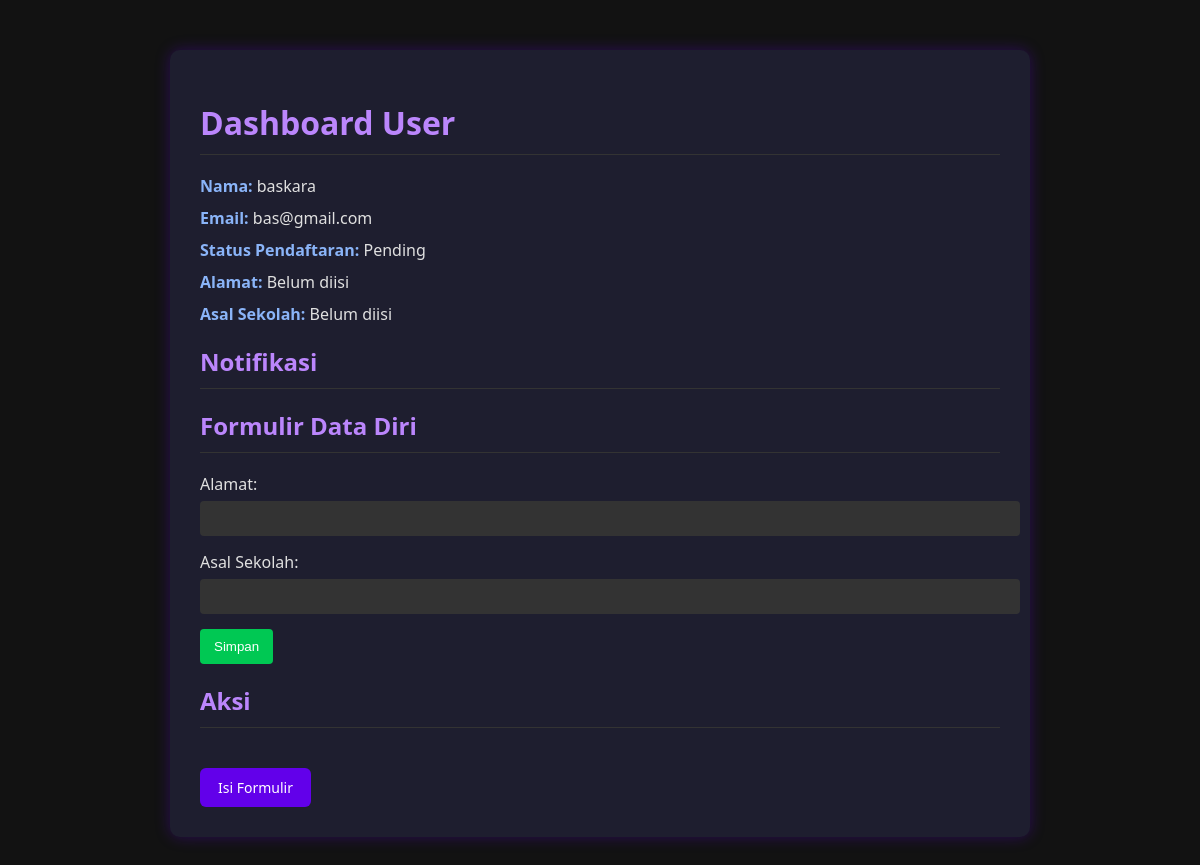
Before: /dashboard_user/4 with the older database file.
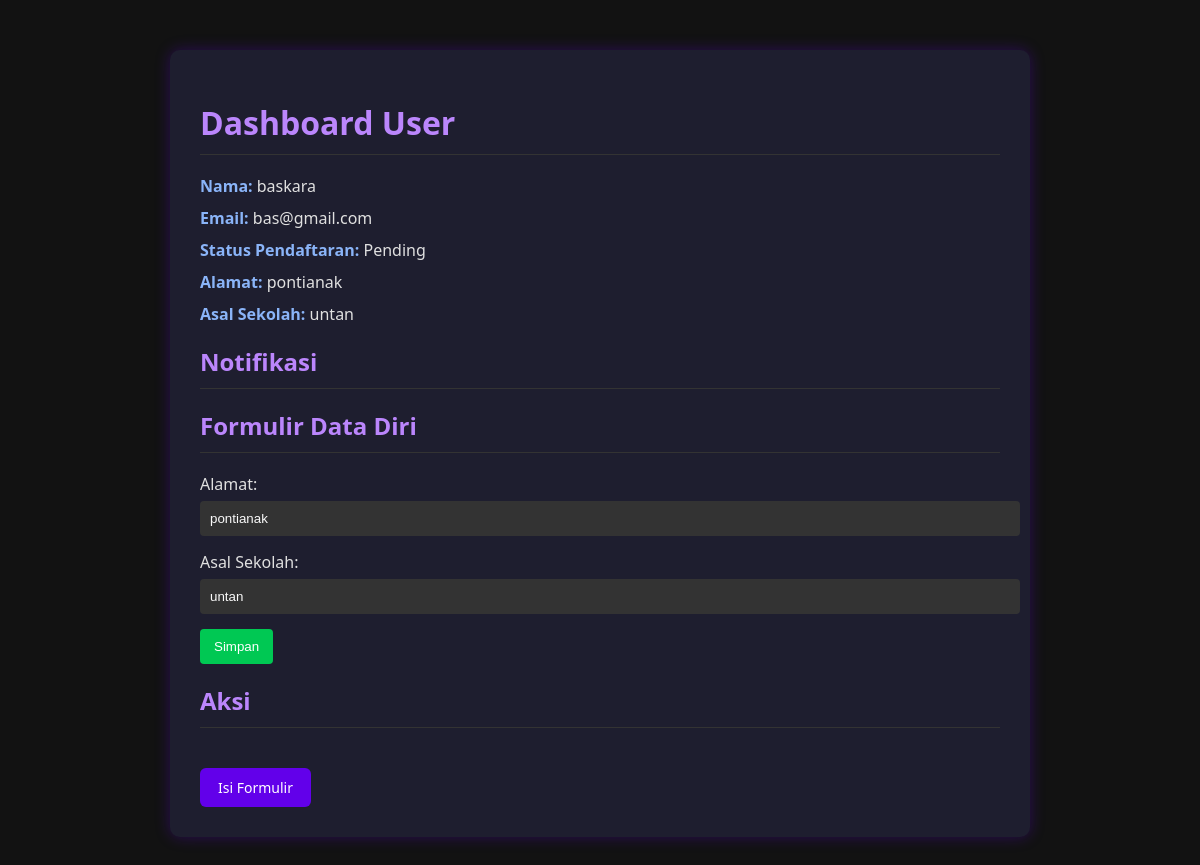
After: the same page with the newer database file.
### models.py (models this page shows)
class User(db.Model):
    id = db.Column(db.Integer, primary_key=True)
    name = db.Column(db.String(100), nullable=False)
    email = db.Column(db.String(100), unique=True, nullable=False)
    password = db.Column(db.String(100), nullable=False)
    status = db.Column(db.String(20), default='Pending')  # Pending, Approved, Rejected
    school = db.Column(db.String(100), nullable=True)  # Asal sekolah
    address = db.Column(db.String(200), nullable=True)  # Alamat
    birth_date = db.Column(db.Date, nullable=True)  # Tanggal lahir
    phone = db.Column(db.String(15), nullable=True)  # Nomor telepon
    gender = db.Column(db.String(20), nullable=True)  # Jenis kelamin
    hobby = db.Column(db.String(200), nullable=True)  # Hobi
    parent_name = db.Column(db.String(100), nullable=True)  # Nama orang tua/wali
    parent_job = db.Column(db.String(100), nullable=True)  # Pekerjaan orang tua/wali
    created_at = db.Column(db.DateTime, default=datetime.utcnow)  # Waktu pendaftaran

### app.py (the view, shortened to what this page needs)
@app.route('/dashboard_user/<int:user_id>', methods=['GET', 'POST'])
def dashboard_user(user_id):
    user = User.query.get(user_id)
    return render_template('dashboard_user.html', user=user)

### templates/dashboard_user.html (shortened to what this page needs)
<!DOCTYPE html>
<html>
<head>
    <link rel="stylesheet" type="text/css" href="{{ url_for('static', filename='css/user.css') }}">
</head>
<body>
    <div class="container">
        <h1>Dashboard User</h1>
        <p><strong>Nama:</strong> {{ user.name }}</p>
        <p><strong>Email:</strong> {{ user.email }}</p>
        <p><strong>Status Pendaftaran:</strong> {{ user.status }}</p>
        <p><strong>Alamat:</strong> {{ user.address or 'Belum diisi' }}</p>
        <p><strong>Asal Sekolah:</strong> {{ user.school or 'Belum diisi' }}</p>
        <h2>Notifikasi</h2>
        <h2>Formulir Data Diri</h2>
        <form method="POST">
            <label for="address">Alamat:</label>
            <input type="text" id="address" name="address" value="{{ user.address or '' }}" required><br>
            <label for="school">Asal Sekolah:</label>
            <input type="text" id="school" name="school" value="{{ user.school or '' }}" required><br>
            <button type="submit">Simpan</button>
        </form>
        <h2>Aksi</h2>
        <a href="{{ url_for('form', user_id=user.id) }}" class="btn btn-blue">Isi Formulir</a>
    </div>
</body>
</html>

### static/css/user.css (style rules this page uses)
body { margin: 0; font-family: 'Segoe UI', sans-serif; background-color: #121212; color: #e0e0e0; }
.container { max-width: 800px; margin: 50px auto; background: #1e1e2f; padding: 30px; border-radius: 10px; box-shadow: 0 0 15px rgba(98, 0, 234, 0.3); }
.container h1, .container h2 { color: #bb86fc; border-bottom: 1px solid #333; padding-bottom: 10px; margin-bottom: 20px; }
.container p, label { color: #e0e0e0; font-size: 16px; margin: 10px 0; }
.container strong { color: #8ab4f8; }
input[type="text"] { width: 100%; padding: 10px; margin-top: 6px; margin-bottom: 15px; border: none; border-radius: 4px; background-color: #333; color: #f9f9f9; }
form button, button[type="submit"] { padding: 10px 14px; border: none; border-radius: 4px; color: white; cursor: pointer; transition: background-color 0.2s; }
form button { background-color: #1e88e5; }
button[type="submit"] { background-color: #00c853; }
.btn { display: inline-block; margin-top: 20px; padding: 10px 18px; border-radius: 6px; font-size: 14px; text-decoration: none; font-weight: 500; transition: background-color 0.3s ease; }
.btn-blue { background-color: #6200ea; color: white; }

Changed rows visible on the page:
changed User "baskara": address "Belum diisi" → "pontianak"; school "Belum diisi" → "untan"; address (not shown) → "pontianak"; school (not shown) → "untan"
